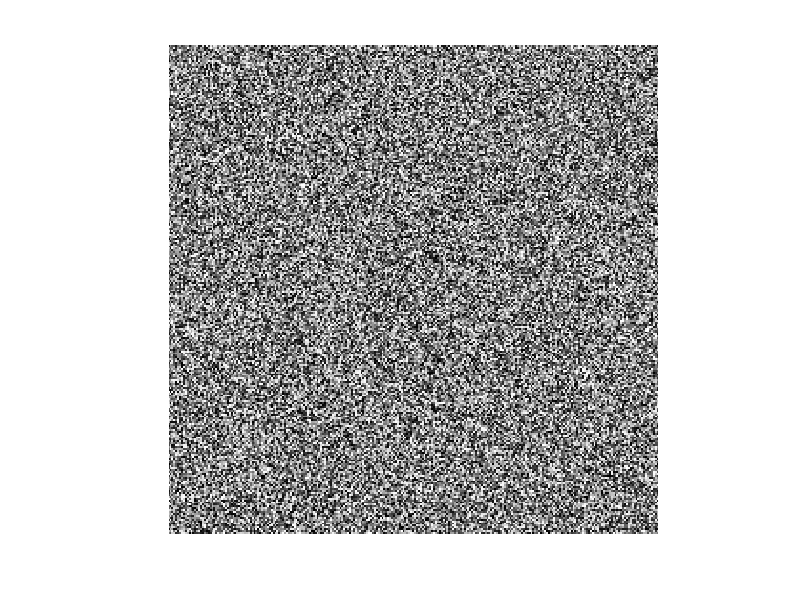

Write the MATLAB code that produced this figure. (Note: this script raises an error after producing the figure.)
pkg load image

B=rand(256).*1000;
imshow(B);

imagesc(B);
axis image;axis off;
colormap(gray);colorbar;

imshow(B,[0 1000]);
imshow(B,[0 1000]);

octave